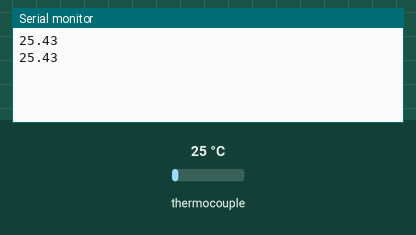
This sketch was run on a simulated Arduino Uno, built with avr-gcc and run on an emulated ATmega328P. Shown: the last lines printed to the serial monitor. The test bench sets the inputs (shaded band); at power-on: thermocouple 25 °C.

Above: at 1.8 s.
1.9 s: thermocouple set to 6 °C
At 2.8 s:
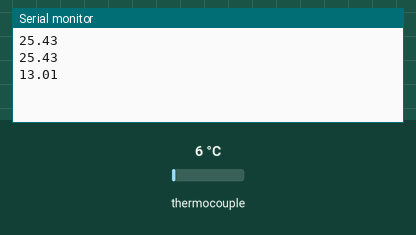
3.4 s: thermocouple set to 75 °C
At 4.8 s:
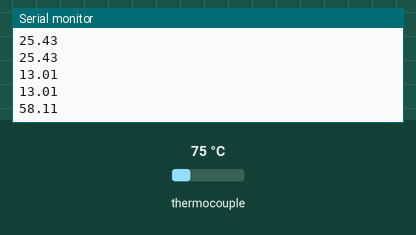
Timing chart, 0 to 6.4 s (numbered marks = the images above; inputs shaded):
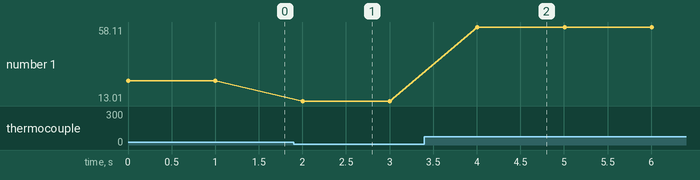

Measured:
- after the input at 1.9 s, the serial monitor: prints a new line after 0.10 s (image 1)
- after the input at 3.4 s, the serial monitor: prints a new line after 0.61 s (image 2)
- plotted number 1: 25.43 → 13.01 after the input at 1.9 s, 13.01 → 58.11 after the input at 3.4 s

The sketch:

sketch_sep16a.ino
```cpp
#include "max6675.h" // max6675.h file is part of the library that you should download from Robojax.com

int soPin = 4;// SO=Serial Out
int csPin = 5;// CS = chip select CS pin
int sckPin = 6;// SCK = Serial Clock pin

MAX6675 robojax(sckPin, csPin, soPin);// create instance object of MAX6675


void setup() {


  Serial.begin(115200);// initialize serial monitor with 9600 baud

}
float T_read, T_real;

const float M = 1.53;
const float C = -13.91;

void loop() {
   T_read=robojax.readCelsius();

   //According to Cal data:
   // T_read = 1.53 * T_real - 13.91

   T_real=(T_read -C)/M;

   Serial.println(T_real);

   delay(1000);
}
```
